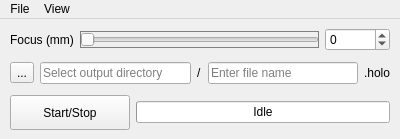
<?xml version="1.0" encoding="UTF-8"?>
<ui version="4.0">
 <class>LightUI</class>
 <widget class="QMainWindow" name="LightUI">
  <property name="geometry">
   <rect>
    <x>0</x>
    <y>0</y>
    <width>400</width>
    <height>139</height>
   </rect>
  </property>
  <property name="minimumSize">
   <size>
    <width>3</width>
    <height>0</height>
   </size>
  </property>
  <property name="windowTitle">
   <string>Holovibes</string>
  </property>
  <property name="sizeGripEnabled" stdset="0">
   <bool>false</bool>
  </property>
  <widget class="QWidget" name="formLayoutWidget">
   <layout class="QVBoxLayout" name="verticalLayout">
    <property name="sizeConstraint">
     <enum>QLayout::SetDefaultConstraint</enum>
    </property>
    <property name="leftMargin">
     <number>10</number>
    </property>
    <property name="rightMargin">
     <number>10</number>
    </property>
    <item>
     <layout class="QHBoxLayout" name="horizontalLayout">
      <item>
       <widget class="QLabel" name="label">
        <property name="text">
         <string>Focus (mm)</string>
        </property>
       </widget>
      </item>
      <item>
       <widget class="QSlider" name="ZSlider">
        <property name="styleSheet">
         <string notr="true">border: 1px solid grey;</string>
        </property>
        <property name="maximum">
         <number>1000</number>
        </property>
        <property name="pageStep">
         <number>1</number>
        </property>
        <property name="orientation">
         <enum>Qt::Horizontal</enum>
        </property>
       </widget>
      </item>
      <item>
       <widget class="QSpinBox" name="ZSpinBox">
        <property name="sizePolicy">
         <sizepolicy hsizetype="Minimum" vsizetype="Fixed">
          <horstretch>0</horstretch>
          <verstretch>0</verstretch>
         </sizepolicy>
        </property>
        <property name="minimumSize">
         <size>
          <width>60</width>
          <height>0</height>
         </size>
        </property>
        <property name="minimum">
         <number>-10000</number>
        </property>
        <property name="maximum">
         <number>10000</number>
        </property>
       </widget>
      </item>
     </layout>
    </item>
    <item>
     <layout class="QHBoxLayout" name="outputFileSelectionLayout">
      <property name="spacing">
       <number>6</number>
      </property>
      <property name="leftMargin">
       <number>0</number>
      </property>
      <property name="rightMargin">
       <number>0</number>
      </property>
      <item>
       <widget class="QToolButton" name="OutputFileBrowseToolButton">
        <property name="text">
         <string>...</string>
        </property>
        <property name="shortcut">
         <string>Ctrl+S</string>
        </property>
       </widget>
      </item>
      <item>
       <widget class="holovibes::gui::Drag_drop_lineedit" name="OutputFilePathLineEdit">
        <property name="inputMask">
         <string/>
        </property>
        <property name="text">
         <string/>
        </property>
        <property name="dragEnabled">
         <bool>false</bool>
        </property>
        <property name="readOnly">
         <bool>true</bool>
        </property>
        <property name="placeholderText">
         <string>Select output directory</string>
        </property>
       </widget>
      </item>
      <item>
       <widget class="QLabel" name="filepathLabel">
        <property name="text">
         <string>/</string>
        </property>
       </widget>
      </item>
      <item>
       <widget class="QLineEdit" name="OutputFileNameLineEdit">
        <property name="placeholderText">
         <string>Enter file name</string>
        </property>
       </widget>
      </item>
      <item>
       <widget class="QLabel" name="fileExtensionLabel">
        <property name="text">
         <string>.holo</string>
        </property>
       </widget>
      </item>
     </layout>
    </item>
    <item>
     <layout class="QHBoxLayout" name="horizontalLayout_2">
      <item>
       <widget class="QPushButton" name="startButton">
        <property name="sizePolicy">
         <sizepolicy hsizetype="Maximum" vsizetype="Fixed">
          <horstretch>0</horstretch>
          <verstretch>0</verstretch>
         </sizepolicy>
        </property>
        <property name="minimumSize">
         <size>
          <width>120</width>
          <height>35</height>
         </size>
        </property>
        <property name="maximumSize">
         <size>
          <width>120</width>
          <height>35</height>
         </size>
        </property>
        <property name="text">
         <string>Start/Stop</string>
        </property>
        <property name="shortcut">
         <string>Ctrl+R</string>
        </property>
        <property name="checkable">
         <bool>true</bool>
        </property>
       </widget>
      </item>
      <item>
       <widget class="QProgressBar" name="recordProgressBar">
        <property name="value">
         <number>0</number>
        </property>
        <property name="format">
         <string>Idle</string>
        </property>
       </widget>
      </item>
     </layout>
    </item>
   </layout>
  </widget>
  <widget class="QMenuBar" name="menuBar">
   <property name="geometry">
    <rect>
     <x>0</x>
     <y>0</y>
     <width>400</width>
     <height>22</height>
    </rect>
   </property>
   <widget class="QMenu" name="menuOptions">
    <property name="title">
     <string>File</string>
    </property>
    <addaction name="actionPresetOCT"/>
    <addaction name="actionPresetDoppler"/>
    <addaction name="actionQuit"/>
   </widget>
   <widget class="QMenu" name="menuView">
    <property name="title">
     <string>View</string>
    </property>
    <addaction name="actionConfiguration_UI"/>
   </widget>
   <addaction name="menuOptions"/>
   <addaction name="menuView"/>
  </widget>
  <action name="actionStart_Stop">
   <property name="text">
    <string>Start_Stop</string>
   </property>
   <property name="toolTip">
    <string>Start/Stop the recording</string>
   </property>
   <property name="menuRole">
    <enum>QAction::NoRole</enum>
   </property>
  </action>
  <action name="actionConfiguration_UI">
   <property name="text">
    <string>Configuration panel</string>
   </property>
   <property name="shortcut">
    <string>Alt+M</string>
   </property>
  </action>
  <action name="actionQuit">
   <property name="text">
    <string>Quit</string>
   </property>
   <property name="shortcut">
    <string>Ctrl+Q</string>
   </property>
  </action>
  <action name="actionPresetOCT">
   <property name="text">
    <string>Preset OCT</string>
   </property>
  </action>
  <action name="actionPresetDoppler">
   <property name="text">
    <string>Preset Doppler</string>
   </property>
  </action>
 </widget>
 <customwidgets>
  <customwidget>
   <class>holovibes::gui::Drag_drop_lineedit</class>
   <extends>QLineEdit</extends>
   <header>gui_drag_drop_lineedit.hh</header>
  </customwidget>
 </customwidgets>
 <resources/>
 <connections>
  <connection>
   <sender>actionQuit</sender>
   <signal>triggered()</signal>
   <receiver>LightUI</receiver>
   <slot>close()</slot>
   <hints>
    <hint type="sourcelabel">
     <x>-1</x>
     <y>-1</y>
    </hint>
    <hint type="destinationlabel">
     <x>228</x>
     <y>38</y>
    </hint>
   </hints>
  </connection>
  <connection>
   <sender>startButton</sender>
   <signal>toggled(bool)</signal>
   <receiver>actionStart_Stop</receiver>
   <slot>setChecked(bool)</slot>
   <hints>
    <hint type="sourcelabel">
     <x>105</x>
     <y>177</y>
    </hint>
    <hint type="destinationlabel">
     <x>-1</x>
     <y>-1</y>
    </hint>
   </hints>
  </connection>
 </connections>
 <slots>
  <slot>start_stop_recording()</slot>
  <slot>z_value_changed(int)</slot>
 </slots>
</ui>
